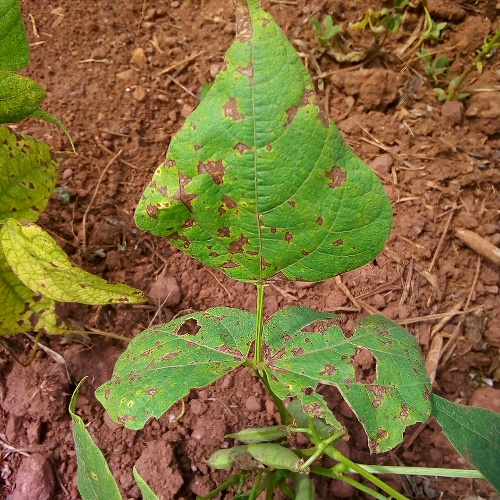
#> input picture Day6/Project/01. PLANT DISEASE/dataset/angular_leaf_spot/angular_leaf_spot_test.0.jpg, 500 x 500 px; its folder holds only this picture in this run
$ jupyter execute plant_disease_mc.ipynb
#> lines starting #> are read from the running program, lines starting #| are printed output that depends on the picture
# 1. Import Libraries

[cell 1]
# !pip install opencv-python

[cell 2]
import numpy as np
import pandas as pd
import matplotlib.pyplot as plt

from glob import glob
from PIL import Image
import cv2
from tqdm.auto import tqdm
from sklearn.model_selection import train_test_split
from sklearn.preprocessing import (
    OrdinalEncoder,
    OneHotEncoder,
    StandardScaler,
    MinMaxScaler
)
from sklearn.naive_bayes import GaussianNB
from sklearn.metrics import plot_confusion_matrix, classification_report

import warnings
warnings.filterwarnings('ignore')

np.random.seed(12345)

# 2. Read Data

[cell 3]
classes = ['angular_leaf_spot', 'bean_rust', 'healthy']

[cell 4]
X = np.empty([0, 32*32*3])
y = np.empty([0, 1])

for _class in tqdm(classes):
    img_path = glob('dataset/' + _class + '/*')
    for path in tqdm(img_path):
        img = Image.open(path)
#> img is the input picture: PIL image 500x500 RGB; mean R, G, B 127.3, 110, 58.6
        img = img.resize([32, 32])
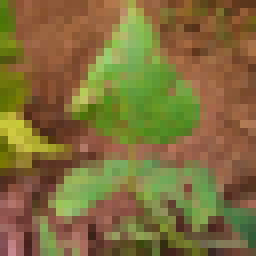
#> img: PIL image 32x32 RGB (shown 8 times larger); mean R, G, B 127.4, 110.1, 58.6
        img = np.array(img)
        if img.shape[2] == 4:
            img = cv2.cvtColor(img, cv2.COLOR_BGRA2BGR)
        img = img.reshape(1, -1)
        X = np.vstack([X, img])
        if _class == 'healthy':
            y = np.vstack([y, 'healthy'])
        else:
            y = np.vstack([y, 'unhealthy'])
#> pass 2 of the loop `for _class in tqdm(classes):`:
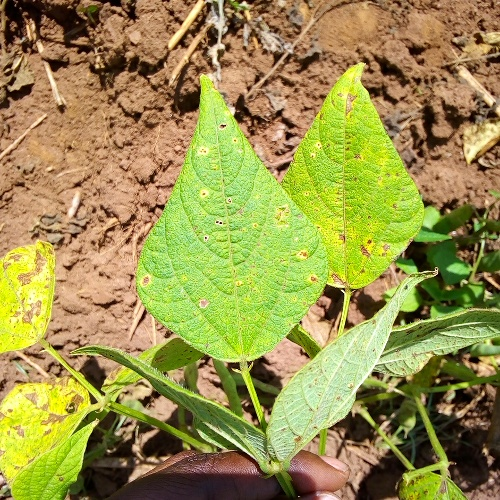
#> input picture Day6/Project/01. PLANT DISEASE/dataset/bean_rust/bean_rust_test.30.jpg, 500 x 500 px
#> img is the input picture: PIL image 500x500 RGB; mean R, G, B 154.7, 146.4, 78
#> `img = img.resize([32, 32])`:
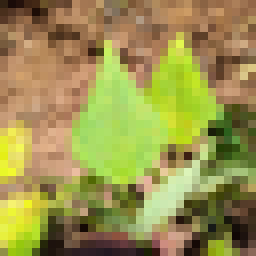
#> img: PIL image 32x32 RGB (shown 8 times larger); mean R, G, B 154.7, 146.4, 78

# ### 3. Clean Data

# 4. Split Dataset into Training & Test Sets

[cell 5]
X_train, X_test, y_train, y_test = train_test_split(X, y, test_size=0.20, shuffle=True)

# 5. Data Preparation

## ### 5.1. Ordinal Encoding

## ### 5.2. One Hot Encoding

## ### 5.3. Feature Scaling

# 6. Model Creation

## 6.1. Setting Parameters

[cell 6]
clf = GaussianNB()

## 6.2. Train Model

[cell 7]
clf.fit(X_train, y_train)

# 7. Prediction

## 7.1. Training Set

[cell 8]
y_pred_train = clf.predict(X_train)

## 7.2. Test Set

[cell 9]
y_pred_test = clf.predict(X_test)

# 8. Model Evaluation

## 8.1. Training Set

### 8.1.1. Confusion Matrix

[cell 10]
fig, ax = plt.subplots(figsize=(6, 6))
plot_confusion_matrix(clf, X_train, y_train, ax=ax)
#> (this line was passed over: sklearn is not available in this run)
plt.xticks(rotation=90)
plt.show()

### 8.1.2. Scoring

[cell 11]
report = classification_report(y_train, y_pred_train, output_dict=True)
#> report = 4 items

[cell 12]
print('accuracy =', report['accuracy'])
#| accuracy = 1.0

[cell 13]
pd.DataFrame.from_dict(report).T
#> Out = table of 4 rows and 4 columns

## 8.2. Test Set

### 8.2.1. Confusion Matrix

[cell 14]
fig, ax = plt.subplots(figsize=(6, 6))
plot_confusion_matrix(clf, X_test, y_test, ax=ax)
#> (this line was passed over: sklearn is not available in this run)
plt.xticks(rotation=90)
plt.show()

### 8.2.2. Scoring

[cell 15]
report = classification_report(y_test, y_pred_test, output_dict=True)

[cell 16]
print('accuracy =', report['accuracy'])
#| accuracy = 1.0

[cell 17]
pd.DataFrame.from_dict(report).T
#> Out = table of 4 rows and 4 columns
